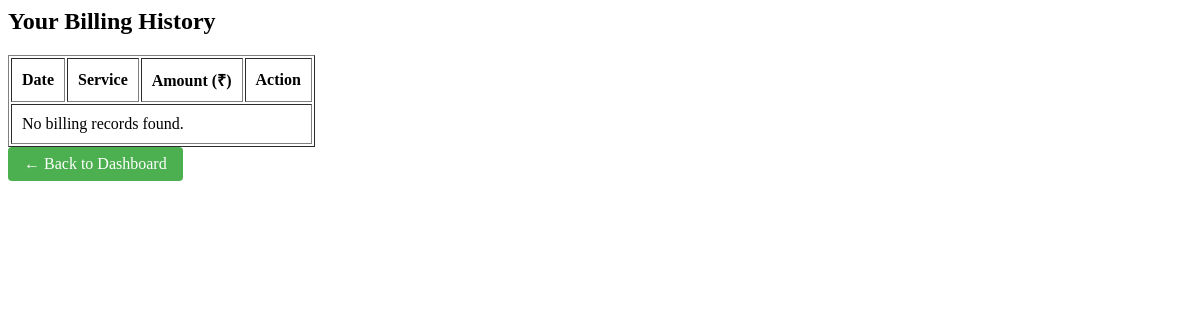
Page /patient/bills/ (signed in) on the earlier database version.
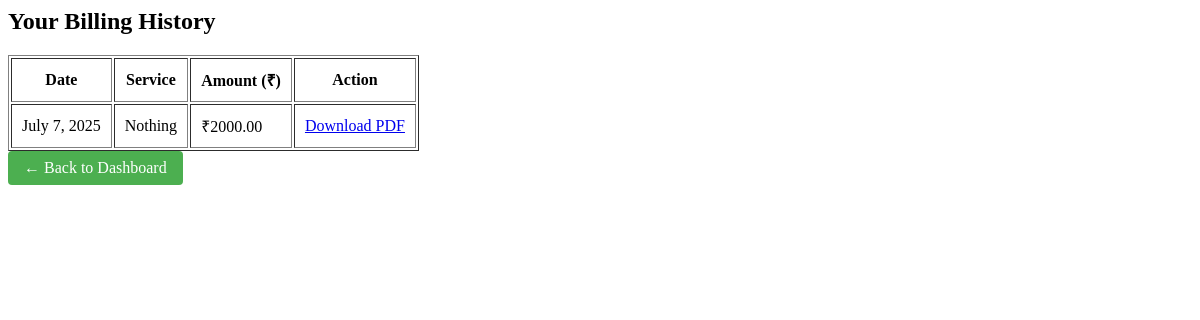
Same page on the later database version.
### core/models.py (models this page shows, shortened)
class Billing(models.Model):
    patient = models.ForeignKey(Patient, on_delete=models.CASCADE)
    date = models.DateField(auto_now_add=True)
    service = models.CharField(max_length=255)
    amount = models.DecimalField(max_digits=10, decimal_places=2)

### core/views.py (the view)
# urls.py: path('patient/bills/', views.patient_view_bills, name='patient_view_bills'),
@login_required
def patient_view_bills(request):
    if request.user.userprofile.role != 'patient':
        return redirect('dashboard')
    bills = Billing.objects.filter(
        patient=request.user.patient).order_by('-date')
    return render(request, 'patient_view_bills.html', {'bills': bills})

### core/templates/patient_view_bills.html
<h2>Your Billing History</h2>
<table border="1" cellpadding="10">
  <tr>
    <th>Date</th>
    <th>Service</th>
    <th>Amount (₹)</th>
    <th>Action</th>
  </tr>
  {% for bill in bills %}
  <tr>
    <td>{{ bill.date }}</td>
    <td>{{ bill.service }}</td>
    <td>₹{{ bill.amount }}</td>
    <td>
      <a href="{% url 'export_bill_pdf' bill.id %}">Download PDF</a>
    </td>
  </tr>
  {% empty %}
  <tr>
    <td colspan="4">No billing records found.</td>
  </tr>
  {% endfor %}
</table>
<a
  href="{% url 'dashboard' %}"
  style="
    display: inline-block;
    padding: 8px 16px;
    background-color: #4caf50;
    color: white;
    text-decoration: none;
    border-radius: 4px;
  "
  >← Back to Dashboard</a
>

Differences in the rows shown:
added Billing: date "July 7, 2025", service "Nothing", amount "2000.00"
Other differences:
text no longer shown: "No billing records found."
